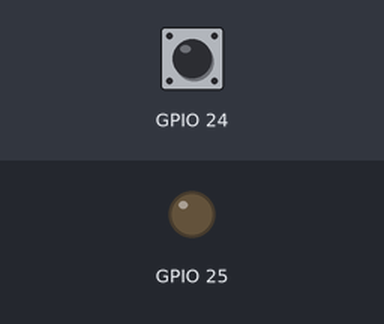
Bench run of a program on a simulated Raspberry Pi (BCM pin numbers). Shown: output pins drawn as LEDs (lit = HIGH). The test bench sets the inputs (shaded band); at power-on: GPIO 24 LOW. The clock reads 2024-03-15 10:24:30 at power-on unless the program sets it.

Above: at 1.2 s.
1.3 s: GPIO 24 pulled HIGH for 0.15 s
At 2.5 s:
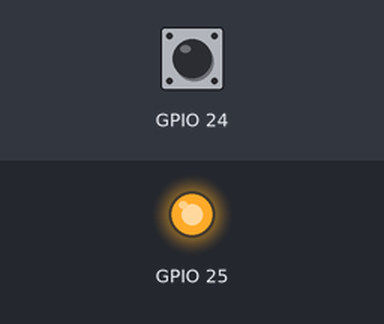
2.9 s: GPIO 24 pulled HIGH for 1 s
At 3.8 s:
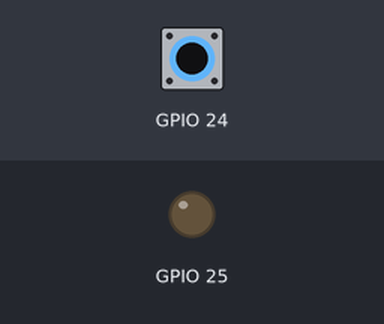
5.4 s: GPIO 24 pulled HIGH for 3.2 s
At 5.7 s:
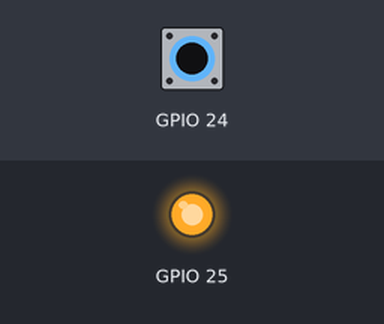
Timing chart, 0 to 8.4 s (numbered marks = the images above; inputs shaded):
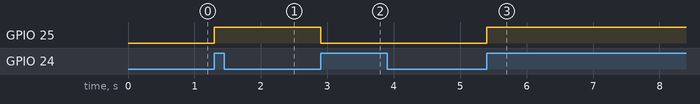

The program:

toggle.py
```python
import logging
import RPi.GPIO as GPIO
from time import sleep

logger = logging.getLogger()
logger.setLevel(logging.INFO)

ledState = GPIO.LOW

def my_callback(channel):
    global ledState
    if channel==24:
        ledState = not ledState
        GPIO.output(25, ledState)

GPIO.setmode(GPIO.BCM)
GPIO.setup(25, GPIO.OUT, initial=GPIO.LOW)
GPIO.setup(24, GPIO.IN, pull_up_down=GPIO.PUD_DOWN)
GPIO.add_event_detect(24, GPIO.RISING, callback=my_callback, bouncetime=200)

def main():
    try:
        while True:
            sleep(0.01)
    except KeyboardInterrupt:
        logging.info('process aborted by user')
    finally:
        GPIO.cleanup()

if __name__ == '__main__':
    main()
```

Measured:
- after the input at 1.3 s, GPIO 25: LOW → HIGH at once
- after the input at 2.9 s, GPIO 25: HIGH → LOW at once
- after the input at 5.4 s, GPIO 25: LOW → HIGH at once
